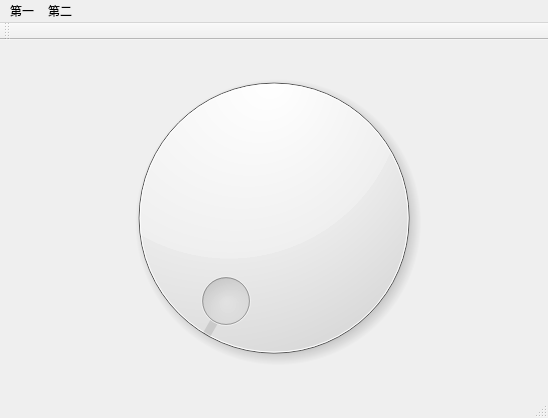
<?xml version="1.0" encoding="UTF-8"?>
<ui version="4.0">
 <class>MainWindow</class>
 <widget class="QMainWindow" name="MainWindow">
  <property name="geometry">
   <rect>
    <x>0</x>
    <y>0</y>
    <width>548</width>
    <height>418</height>
   </rect>
  </property>
  <property name="windowTitle">
   <string>MainWindow</string>
  </property>
  <widget class="QWidget" name="centralWidget">
   <layout class="QGridLayout" name="gridLayout">
    <item row="0" column="0">
     <widget class="QDial" name="dial"/>
    </item>
   </layout>
  </widget>
  <widget class="QMenuBar" name="menuBar">
   <property name="geometry">
    <rect>
     <x>0</x>
     <y>0</y>
     <width>548</width>
     <height>23</height>
    </rect>
   </property>
   <widget class="QMenu" name="menu">
    <property name="title">
     <string>第一</string>
    </property>
    <addaction name="action1"/>
   </widget>
   <widget class="QMenu" name="menu_2">
    <property name="title">
     <string>第二</string>
    </property>
    <addaction name="action2"/>
   </widget>
   <addaction name="menu"/>
   <addaction name="menu_2"/>
  </widget>
  <widget class="QToolBar" name="mainToolBar">
   <attribute name="toolBarArea">
    <enum>TopToolBarArea</enum>
   </attribute>
   <attribute name="toolBarBreak">
    <bool>false</bool>
   </attribute>
  </widget>
  <widget class="QStatusBar" name="statusBar"/>
  <action name="action1">
   <property name="text">
    <string>1</string>
   </property>
  </action>
  <action name="action2">
   <property name="text">
    <string>2</string>
   </property>
  </action>
 </widget>
 <layoutdefault spacing="6" margin="11"/>
 <resources/>
 <connections/>
</ui>
